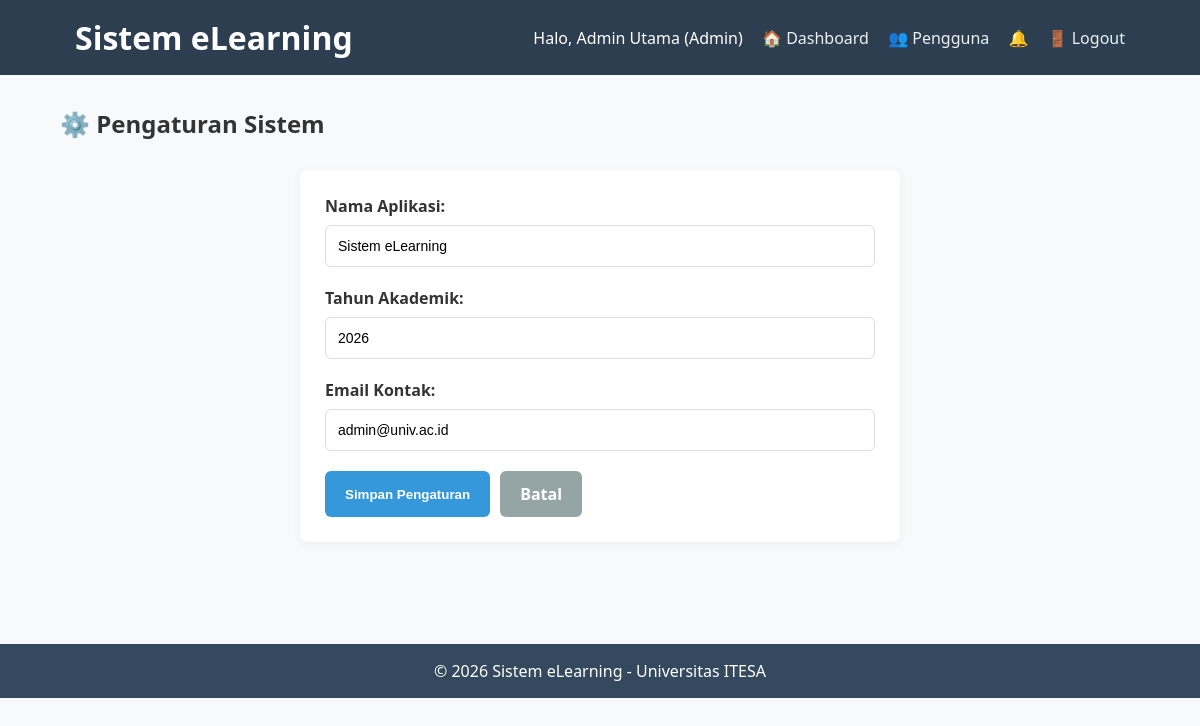
The page /admin/system_settings.php (signed in) on the database its author committed.
### tables this page shows
CREATE TABLE `profiles` (
  `id_user` int(11) NOT NULL,
  `nim_nidn` varchar(20) DEFAULT NULL,
  `foto` varchar(255) DEFAULT NULL,
  `alamat` text DEFAULT NULL,
  `fakultas` varchar(100) DEFAULT NULL,
  `prodi` varchar(100) DEFAULT NULL
);

CREATE TABLE `users` (
  `id` int(11) NOT NULL,
  `username` varchar(50) NOT NULL,
  `password` varchar(255) NOT NULL,
  `nama_lengkap` varchar(100) NOT NULL,
  `email` varchar(100) NOT NULL,
  `role` enum('admin','dosen','mahasiswa') NOT NULL
);

CREATE TABLE `settings` (
  `id` int(11) NOT NULL,
  `app_name` varchar(255) NOT NULL,
  `year_academic` year(4) NOT NULL,
  `email_contact` varchar(255) NOT NULL
);

### includes/functions.php (called while the page is built, shortened)
<?php
if (!function_exists('get_user_info')) {
    function get_user_info($pdo, $user_id) {
        $stmt = $pdo->prepare("SELECT u.*, p.nim_nidn, p.foto FROM users u LEFT JOIN profiles p ON u.id = p.id_user WHERE u.id = ?");
        $stmt->execute([$user_id]);
        return $stmt->fetch(PDO::FETCH_ASSOC);
    }
}
?>

### admin/system_settings.php (the view, shortened to what this page needs)
<?php
require_once '../includes/header.php';
$stmt = $pdo->prepare("SELECT * FROM settings WHERE id = 1");
$stmt->execute();
$setting = $stmt->fetch();
?>
<link rel="stylesheet" href="/elearning/assets/css/form.css">
<h2>⚙️ Pengaturan Sistem</h2>
<div class="form-container">
    <form method="post">
        <div class="form-group">
            <label class="form-label">Nama Aplikasi:</label>
            <input type="text" name="app_name" value="<?= htmlspecialchars($setting['app_name']) ?>" class="form-input" required>
        </div>
        <div class="form-group">
            <label class="form-label">Tahun Akademik:</label>
            <input type="number" name="year_academic" value="<?= $setting['year_academic'] ?>" min="2020" max="2030" class="form-input" required>
        </div>
        <div class="form-group">
            <label class="form-label">Email Kontak:</label>
            <input type="email" name="email_contact" value="<?= htmlspecialchars($setting['email_contact']) ?>" class="form-input" required>
        </div>
        <div class="form-btns">
            <button type="submit" class="btn btn-primary">Simpan Pengaturan</button>
            <a href="dashboard.php" class="btn btn-secondary">Batal</a>
        </div>
    </form>
</div>
<?php include '../includes/footer.php'; ?>

### includes/header.php (shortened to what this page needs)
<?php
require_once __DIR__ . '/auth.php';
$user = get_user_info($pdo, $_SESSION['user_id']);
$notif_count = 0;
if (is_logged_in()) {
    $stmt = $pdo->prepare("SELECT COUNT(*) FROM notifications WHERE id_user = ? AND is_read = 0");
    $stmt->execute([$_SESSION['user_id']]);
    $notif_count = $stmt->fetchColumn();
}
?>
<!DOCTYPE html>
<html lang="id">
<head>
    <link rel="stylesheet" href="/elearning/assets/css/style.css">
</head>
<body>
    <header>
        <div class="container">
            <h1>Sistem eLearning</h1>
            <nav>
                <span>Halo, <?= htmlspecialchars($user['nama_lengkap']) ?> (<?= ucfirst($user['role']) ?>)</span>
                <?php if ($_SESSION['role'] === 'admin'): ?>
                    <a href="/elearning/admin/dashboard.php">🏠 Dashboard</a>
                    <a href="#">👥 Pengguna</a>
                <?php endif; ?>
                <?php if ($notif_count > 0): ?>
                    <a href="/elearning/notifications.php" style="color:red;">🔔 (<?= $notif_count ?>)</a>
                <?php else: ?>
                    <a href="/elearning/notifications.php">🔔</a>
                <?php endif; ?>
                <a href="/elearning/logout.php">🚪 Logout</a>
            </nav>
        </div>
    </header>
    <div class="container main-content">

### assets/css/style.css (style rules this page uses)
* { margin: 0; padding: 0; box-sizing: border-box; }
body { font-family: 'Segoe UI', Tahoma, Geneva, Verdana, sans-serif; background: #f8f9fa; color: #333; }
.container { width: 90%; max-width: 1200px; margin: 0 auto; padding: 0 15px; }
header { background: #2c3e50; color: white; padding: 1rem 0; }
header .container { display: flex; justify-content: space-between; align-items: center; }
header nav a { color: #ecf0f1; text-decoration: none; margin-left: 15px; }
.main-content { padding: 2rem 0; }

### assets/css/form.css (style rules this page uses)
.form-container { max-width: 600px; margin: 30px auto; padding: 25px; background: #fff; border-radius: 8px; box-shadow: 0 2px 10px rgba(0,0,0,0.05); }
.form-group { margin-bottom: 20px; }
.form-label { display: block; margin-bottom: 8px; font-weight: 600; color: #333; }
.form-input, .form-select { width: 100%; padding: 12px; border: 1px solid #ddd; border-radius: 6px; font-size: 14px; transition: border-color 0.2s; }
.form-btns { display: flex; gap: 10px; margin-top: 20px; }
.btn { padding: 12px 20px; border: none; border-radius: 6px; cursor: pointer; font-weight: 600; text-decoration: none; text-align: center; transition: background-color 0.2s; }
.btn-primary { background: #3498db; color: white; }
.btn-secondary { background: #95a5a6; color: white; }

### rows shown on the page
profiles: id_user.nama_lengkap "Admin Utama", id_user.role "Admin"
settings: app_name "Sistem eLearning", year_academic "2026", email_contact "admin@univ.ac.id"
